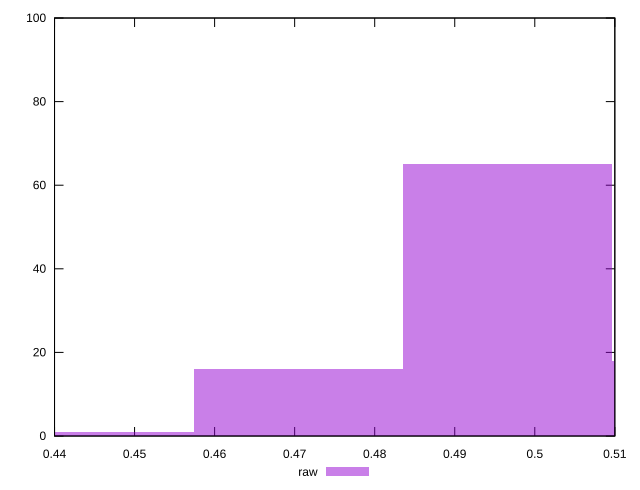

Write gnuplot code to recreate this figure.
reset

$raw <<EOF
0.44431730384184587 1
0.4704536158325427 16
0.49658992782323946 65
0.5227262398139363 18
EOF

set key outside below
set boxwidth 0.026136311990696815
set xrange [0.44:0.51]
set yrange [0:100]
set trange [0:100]
set style fill transparent solid 0.5 noborder
set terminal svg size 640, 490 enhanced background rgb 'white'
set output "report_00018_2021-02-10T15-25-16.877Z/meta/score/samples/pages+cached/raw/histogram.svg"

plot $raw title "raw" with boxes

reset
